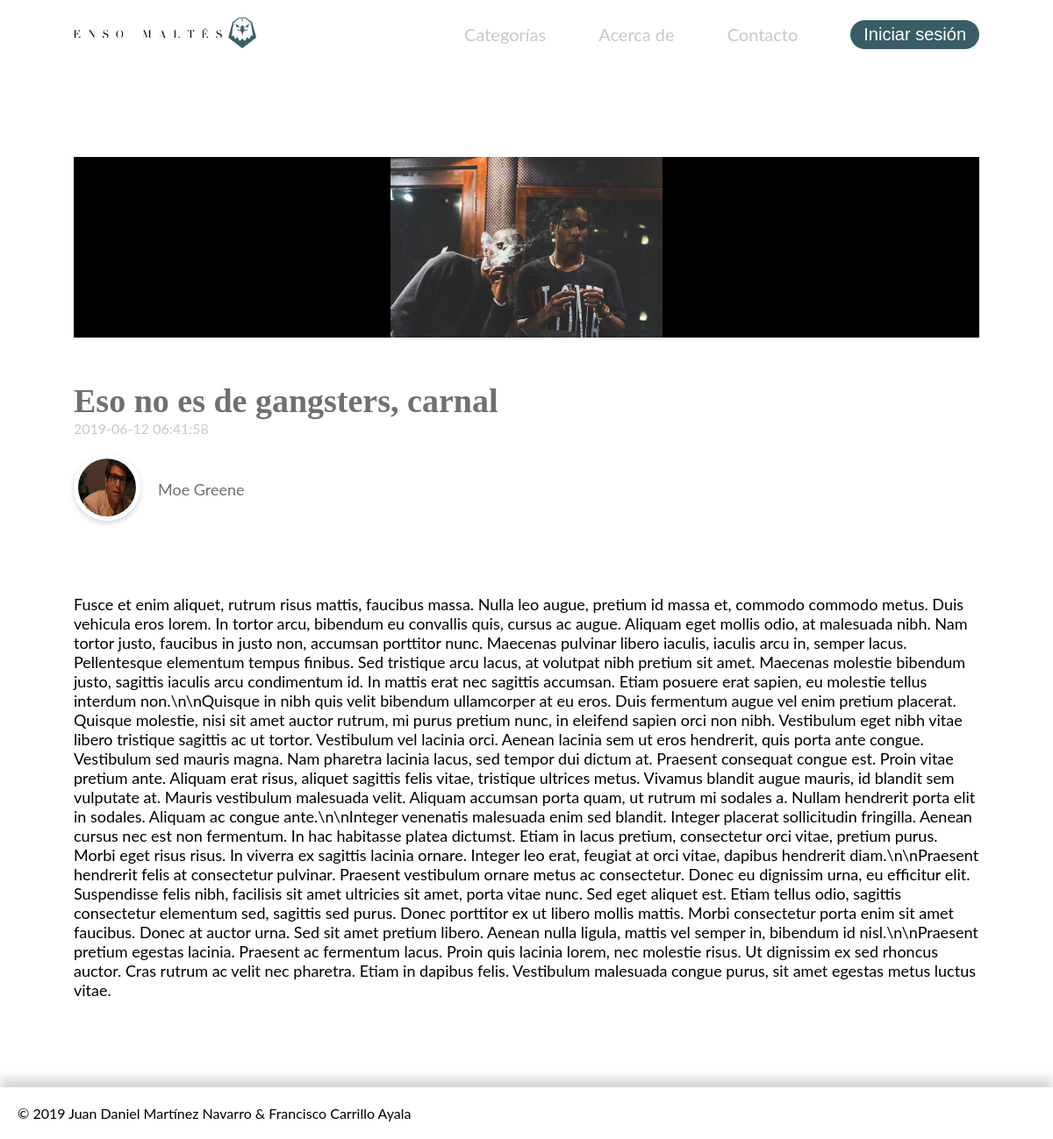
The app's page /article.php?id=4 with its own data.
### tables this page shows
CREATE TABLE `articulos` (
  `id_articulo` bigint(20) UNSIGNED NOT NULL,
  `fk_id_usuario` bigint(20) UNSIGNED NOT NULL,
  `titulo` varchar(191) NOT NULL,
  `extracto` varchar(200) NOT NULL,
  `fecha` timestamp NOT NULL DEFAULT CURRENT_TIMESTAMP,
  `contenido` longtext NOT NULL,
  `foto_portada` varchar(200) DEFAULT NULL,
  `fk_id_categoria` bigint(20) UNSIGNED NOT NULL,
  `visitas` bigint(20) NOT NULL DEFAULT '0',
  `comentarios` bigint(20) NOT NULL DEFAULT '0'
);

CREATE TABLE `usuarios` (
  `id_usuario` bigint(20) UNSIGNED NOT NULL,
  `nombre_usuario` varchar(16) NOT NULL,
  `correo` varchar(76) NOT NULL,
  `verificado` enum('0','1') NOT NULL DEFAULT '0',
  `contrasena` varchar(500) NOT NULL,
  `tipo_usuario` enum('admin','autor') NOT NULL DEFAULT 'autor',
  `foto_perfil` varchar(200) NOT NULL DEFAULT 'default.png',
  `genero` enum('mujer','hombre','no definido') NOT NULL DEFAULT 'no definido',
  `info_usuario` text
);

### article.php (called while the page is built, shortened)
<?php
require 'private/config.php';
require 'php/functions.php';
$con = connection($db_config);
$id_articulo = article($_GET['id']);
$post = idPost($con, $id_articulo);
$post = $post[0];
require 'views/article.view.php';
?>

### php/functions.php (called while the page is built, shortened)
<?php
function limpiarDatos($data) {
    $data = trim($data);
    $data = stripslashes($data);
    $data = htmlspecialchars($data);
    return $data;
}
function article($id) {
    return (int)limpiarDatos($id);
}
function idPost($con, $id) {
    $result = $con->query("SELECT usuarios.id_usuario, articulos.titulo, articulos.fecha, articulos.foto_portada, articulos.contenido, usuarios.foto_perfil, usuarios.nombre_usuario FROM articulos INNER JOIN usuarios ON articulos.fk_id_usuario=usuarios.id_usuario WHERE articulos.id_articulo = $id LIMIT 1");
    $result = $result->fetchAll();
    return ($result) ? $result : false;
}
?>

### views/article.view.php (the view, shortened to what this page needs)
<?php
if (isset($_SESSION['usuario'])) {
    require 'views/header_logout.php';
} else {
    require 'views/header_login.php';
}
?>
<main>
    <div class="articulo">
        <div class="portada">
            <img src="users/articles/<?php echo $post['foto_portada']; ?>" alt="<?php echo $post['titulo']; ?>">
        </div>
        <h2 class="article_title"><?php echo $post['titulo']; ?></h2>
        <p class="fecha"><?php echo $post['fecha']; ?></p>
        <div class="author">
            <div class="pic">
                <a href="profile.php?id=<?php echo $post['id_usuario']; ?>"><img src="users/profile/<?php echo $post['foto_perfil']; ?>" alt="<?php echo $post['nombre_usuario']; ?>"></a>
            </div>
            <p><?php echo $post['nombre_usuario']; ?></p>
        </div>
        <?php echo html_entity_decode($post['contenido']); ?>
    </div>
</main>
<?php
require 'footer.php';
?>

### css/principal.css (style rules this page uses)
* { padding: 0; margin: 0; -webkit-box-sizing: border-box; box-sizing: border-box; }
header, nav, .rank, .container, .footer-rank, .author, .container, .wrap, .nav-rank, .preview, .stats, .stats i, .editar_foto, .nuevoA, .categoriaA, .controlA { display: -webkit-box; display: -ms-flexbox; display: flex; }
header img, .cover img, nav, .rank, .portada { width: 100%; }
body { font-family: Lato; font-size: 18px; }
main { margin: 0px 7%; padding-top: 100px; }
.author { -webkit-box-align: center; -ms-flex-align: center; align-items: center; }
.author p { text-transform: capitalize; }
.author .pic img { width: 76px; height: 76px; border-radius: 50px; border: solid 5px #fff; -webkit-box-shadow: 0 3px 6px 0 rgba(0, 0, 0, 0.16); box-shadow: 0 3px 6px 0 rgba(0, 0, 0, 0.16); margin-right: 20px; }
.author p { text-align: left; }
.author p { color: #707070; }
.articulo { display: flex; flex-direction: column; margin-bottom: 100px; }
.article_title { font-size: 38px; color: #707070; font-family: Lora; }
.fecha { color: #c9c9c9; font-size: 16px; margin-bottom: 20px; }
.portada { background: #000; margin-bottom: 50px; }
.portada img { display: block; margin: 0 auto; width: 30%; }
.articulo .author { margin-bottom: 80px; }

### records on screen
articulos: foto_portada (picture), titulo "Eso no es de gangsters, carnal", fecha "2019-06-12 06:41:58", fk_id_usuario.foto_perfil (picture), fk_id_usuario.nombre_usuario "Moe Greene", contenido "Fusce et enim aliquet, rutrum risus mattis, faucibus massa. Nulla leo augue, pretium id massa et, commodo commodo metus. Duis vehicula eros lorem. In tortor arcu, bibendum eu convallis quis, cursus ac augue. Aliquam eget mollis odio, at malesuada nibh. Nam tortor justo, faucibus in justo non, accumsan porttitor nunc. Maecenas pulvinar libero iaculis, iaculis arcu in, semper lacus. Pellentesque elementum tempus finibus. Sed tristique arcu lacus, at volutpat nibh pretium sit amet. Maecenas molestie bibendum justo, sagittis iaculis arcu condimentum id. In mattis erat nec sagittis accumsan. Etiam posuere erat sapien, eu molestie tellus interdum non.\\n\\nQuisque in nibh quis velit bibendum…"
